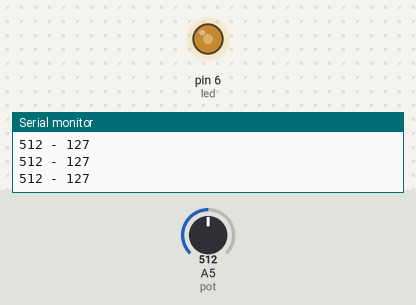
The sketch below on a simulated Arduino Uno, built with avr-gcc and run on an emulated ATmega328P. On the bench: output pins drawn as LEDs (lit = HIGH), the last lines printed to the serial monitor. Inputs (shaded band) come from the test bench; at power-on: A5 (pot) = 512.

Above: at 1.2 s.
1.3 s: A5 (pot) set to 420
At 1.9 s:
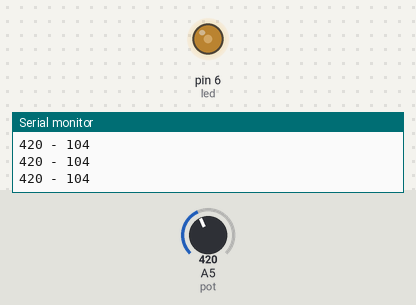
2.8 s: A5 (pot) set to 391
At 4.0 s:
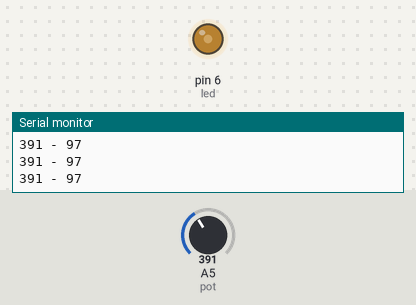
4.3 s: A5 (pot) set to 716
At 5.2 s:
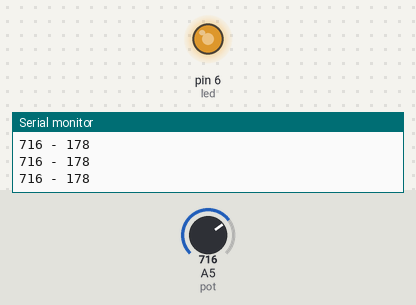
5.8 s: A5 (pot) set to 900
At 6.3 s:
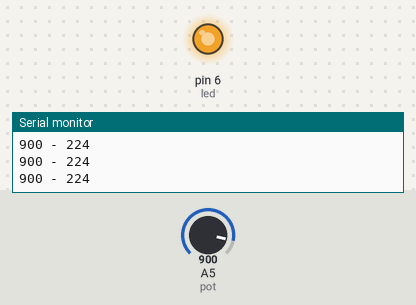
7.3 s: A5 (pot) set to 122
At 7.8 s:
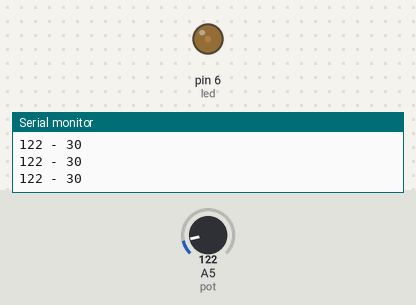
8.8 s: A5 (pot) set to 511
At 10.1 s:
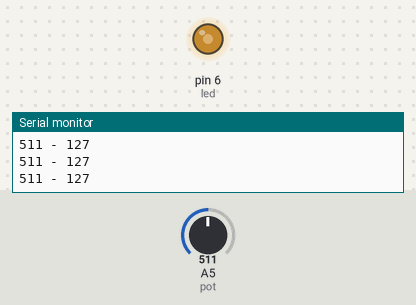
Timing chart, 0 to 11.3 s (numbered marks = the images above; inputs shaded):
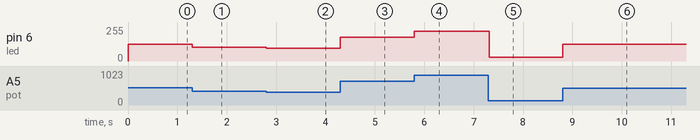

The sketch:

proje12.ino
```cpp
//------------------------------------
int led = 6;
int pot = A5;
//------------------------------------
void setup()
{
  Serial.begin(9600);
}
//------------------------------------
void loop()
{
  int deger = analogRead(pot);
  int v = map(deger, 0, 1023, 0, 255);
  analogWrite(led, v);

  Serial.print(deger);
  Serial.print(" - ");
  Serial.println(v);
}
//------------------------------------
```

Measured:
- after the input at 1.3 s, pin 6 (led): 127/255 → 104/255 at once
- after the input at 2.8 s, pin 6 (led): 104/255 → 97/255 at once
- after the input at 4.3 s, pin 6 (led): 97/255 → 178/255 at once
- after the input at 5.8 s, pin 6 (led): 178/255 → 224/255 at once
- after the input at 7.3 s, pin 6 (led): 224/255 → 30/255 at once
- after the input at 8.8 s, pin 6 (led): 30/255 → 127/255 at once
